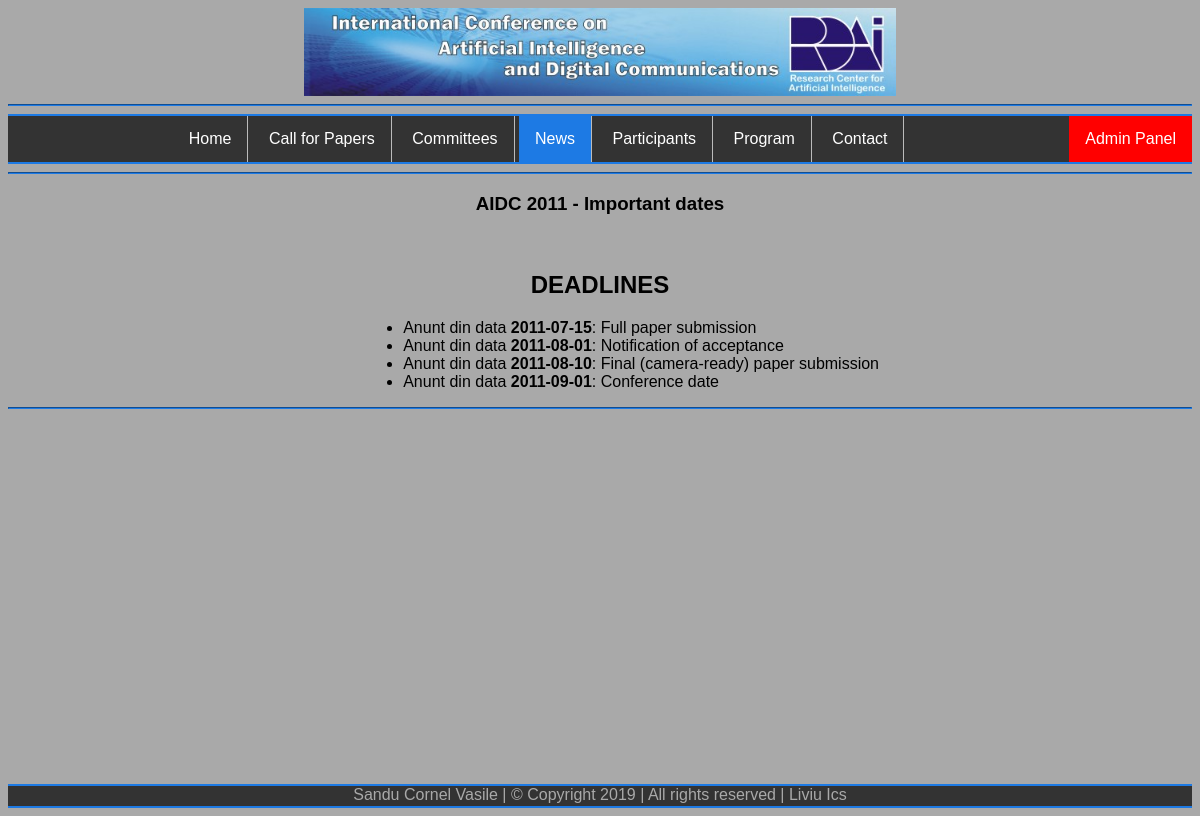
Page /news.php on the committed database.
### tables this page shows
CREATE TABLE `anunt` (
  `id` int(5) NOT NULL,
  `data` date NOT NULL,
  `mesaj` varchar(1054) NOT NULL
);

### news.php (the view, shortened to what this page needs)
<?php
    include "header.php";
    include "connect.php";
?>
           <ul class="menu-bar">
                <li><A href="home.php">Home</a></li>
                <li><A href="callforpapers.php">Call for Papers</a></li>
                <li><A href="committees.php">Committees</a></li>
                <li><A class="active" href="news.php">News</a></li>
                <li><A href="participants.php">Participants</a></li>
                <li><A href="program.php">Program</a> </li>
                <li><A href="contact.php">Contact</a> </li>
                <li  style="float:right"><A href="admin/index.php">Admin Panel</a> </li>
            </ul>
       <hr>
            <h3 style="text-align:center;">AIDC 2011 - Important dates</h3><br>
            <h2 style="text-align:center;">DEADLINES</h2>
            <div class="news">
                <?php
                $query = "SELECT id, mesaj, data FROM anunt";
                $result = mysqli_query($id_conexiune, $query);
                if (mysqli_num_rows($result)) {
                    print("<ul>\n");
                    while ($row = mysqli_fetch_array($result)) {
                    $vmesaj = htmlspecialchars($row['mesaj']);
                    $vdata = $row['data'];
                    print("<li>Anunt din data <b>$vdata</b>: $vmesaj</li>\n");
                    }
                    print("</ul>\n");
                } else {
                    print "Nu exista niciun anunt!";
                }
                ?>
            </div>
            <hr>
        </div>
<?php
    include "footer.php";
?>

### css/style.css (style rules this page uses)
body { font: normal 12pt Arial, Verdana; background: darkgrey; }
h1,h2,h3,h4,h5,h6 { font-family: Arial, Helvetica, sans-serif, Times, serif; }
.menu-bar { border-top: 2px rgb(29, 122, 228) solid; border-bottom: 2px rgb(29, 122, 228) solid; list-style-type: none; margin: 0; padding: 0; overflow: hidden; background-color: #333; }
.menu-bar li { display: inline-block; border-right: 1px solid #bbb; }
.menu-bar li:last-child { background:red; }
.menu-bar li a { display: block; color: white; text-align: center; padding: 14px 16px; text-decoration: none; }
.menu-bar .active { background-color: rgb(29, 122, 228); }
.menu-bar li:last-child { border-right: none; }
.menu-bar { text-align: center; }
.news { margin-left: 30%; margin-right: 10%; }
hr { border-color: rgb(29, 122, 228); background-color: rgb(29, 122, 228); }

### rows in the picture
anunt: data "2011-07-15", mesaj "Full paper submission"
anunt: data "2011-08-01", mesaj "Notification of acceptance"
anunt: data "2011-08-10", mesaj "Final (camera-ready) paper submission"
anunt: data "2011-09-01", mesaj "Conference date"
